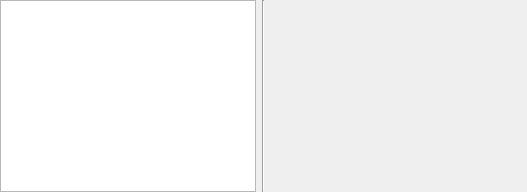
          <widget class="QWidget" name="lily_data_stackPage1">
           <attribute name="icon">
            <iconset resource="../../QtResourcesFeb20/spunkster.qrc">
             <normaloff>:/newPrefix/lily_walk_norm.png</normaloff>
             <activeon>:/newPrefix/onePaw.png</activeon>:/newPrefix/lily_walk_norm.png</iconset>
           </attribute>
           <attribute name="title">
            <string/>
           </attribute>
           <layout class="QGridLayout" name="gridLayout_42">
            <property name="leftMargin">
             <number>0</number>
            </property>
            <property name="topMargin">
             <number>0</number>
            </property>
            <property name="rightMargin">
             <number>0</number>
            </property>
            <property name="bottomMargin">
             <number>0</number>
            </property>
            <property name="spacing">
             <number>0</number>
            </property>
            <item row="1" column="0" colspan="2">
             <widget class="QFrame" name="frame_35">
              <layout class="QGridLayout" name="gridLayout_43">
               <property name="leftMargin">
                <number>0</number>
               </property>
               <property name="topMargin">
                <number>0</number>
               </property>
               <property name="rightMargin">
                <number>0</number>
               </property>
               <property name="bottomMargin">
                <number>0</number>
               </property>
               <property name="spacing">
                <number>0</number>
               </property>
               <item row="0" column="0">
                <widget class="QFrame" name="frame_36">
                 <layout class="QGridLayout" name="gridLayout_34">
                  <property name="leftMargin">
                   <number>0</number>
                  </property>
                  <property name="topMargin">
                   <number>0</number>
                  </property>
                  <property name="rightMargin">
                   <number>0</number>
                  </property>
                  <property name="bottomMargin">
                   <number>0</number>
                  </property>
                  <item row="1" column="0">
                   <widget class="QTableView" name="lily_walk_table">
                    <property name="styleSheet">
                     <string notr="true"/>
                    </property>
                    <property name="showGrid">
                     <bool>false</bool>
                    </property>
                    <property name="sortingEnabled">
                     <bool>true</bool>
                    </property>
                    <property name="cornerButtonEnabled">
                     <bool>false</bool>
                    </property>
                    <attribute name="horizontalHeaderCascadingSectionResizes">
                     <bool>true</bool>
                    </attribute>
                    <attribute name="horizontalHeaderMinimumSectionSize">
                     <number>15</number>
                    </attribute>
                    <attribute name="horizontalHeaderDefaultSectionSize">
                     <number>75</number>
                    </attribute>
                    <attribute name="horizontalHeaderStretchLastSection">
                     <bool>true</bool>
                    </attribute>
                    <attribute name="verticalHeaderCascadingSectionResizes">
                     <bool>true</bool>
                    </attribute>
                    <attribute name="verticalHeaderShowSortIndicator" stdset="0">
                     <bool>true</bool>
                    </attribute>
                   </widget>
                  </item>
                  <item row="1" column="2">
                   <widget class="QTableView" name="lily_walk_note_table">
                    <property name="styleSheet">
                     <string notr="true">QTableView { 
    background-color: transparent;
    alternate-background-color: rgb(100, 157, 220);
    selection-background-color: #7e57c2;
    gridline-color:transparent;
    color:rgb(245,245,245);
}
QTableView::item {
    padding: 1px;
    background:rgb(180, 149, 210);
}
QTableView::item:selected {
    color: #fff;
    background:rgb(23, 23, 23);
}</string>
                    </property>
                    <property name="showGrid">
                     <bool>false</bool>
                    </property>
                    <property name="sortingEnabled">
                     <bool>true</bool>
                    </property>
                    <attribute name="horizontalHeaderCascadingSectionResizes">
                     <bool>true</bool>
                    </attribute>
                    <attribute name="horizontalHeaderMinimumSectionSize">
                     <number>15</number>
                    </attribute>
                    <attribute name="horizontalHeaderDefaultSectionSize">
                     <number>75</number>
                    </attribute>
                    <attribute name="horizontalHeaderStretchLastSection">
                     <bool>true</bool>
                    </attribute>
                    <attribute name="verticalHeaderCascadingSectionResizes">
                     <bool>true</bool>
                    </attribute>
                    <attribute name="verticalHeaderShowSortIndicator" stdset="0">
                     <bool>true</bool>
                    </attribute>
                   </widget>
                  </item>
                  <item row="1" column="1">
                   <widget class="Line" name="line_4">
                    <property name="orientation">
                     <enum>Qt::Vertical</enum>
                    </property>
                   </widget>
                  </item>
                 </layout>
                </widget>
               </item>
              </layout>
             </widget>
            </item>
           </layout>
          </widget>
